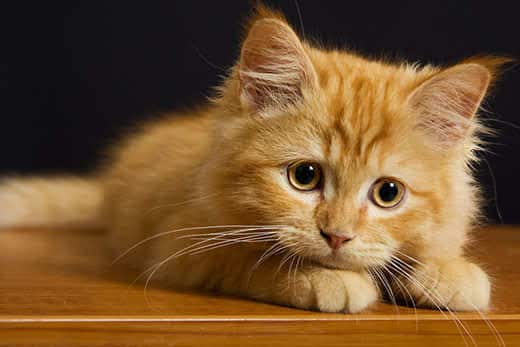
#> input picture image.jpg, 520 x 347 px, found by its file name
$ jupyter execute main_back.ipynb   (older library calls are emulated)
#> lines starting #> are read from the running program, lines starting #| are printed output that depends on the picture; after the words box and inside, x2 and y2 are one past the last pixel; in counts of white or black regions, pixels touching at a corner belong together
# Computer Vision - Maman 1
imports

[cell 1]
import numpy as np
import cv2
import matplotlib.pyplot as plt
import grp

Constants

[cell 2]
MEAN = 10
SD = 5
SIZE = (100, 100)

Helper Functions

[cell 3]
def ranged_gausian(matrix, mean, scale, size, min_value, max_value):
    return min_value + (max_value - min_value) * (matrix - matrix.min()) / (matrix.max() - matrix.min())

### Question 1

[cell 4]
matrix = np.array(np.random.normal(MEAN, SD, SIZE))

#### <ins>Q1 a </ins>

[cell 5]
output_matrix = ranged_gausian(matrix, MEAN, SD, SIZE, min_value=0, max_value=255)
# print(matrix)

[cell 6]
output = output_matrix.astype(np.uint8)
plt.imshow(output, cmap='gray')

#### <ins>Q1 b </ins>

[cell 7]
n, bins, ignored = plt.hist(matrix, bins=30, density=True)
# draw function
plt.plot(bins, np.exp(-pow(bins - MEAN, 2) / (2 * pow(SD, 2))) / (SD * np.sqrt(2 * np.pi)))
plt.show()
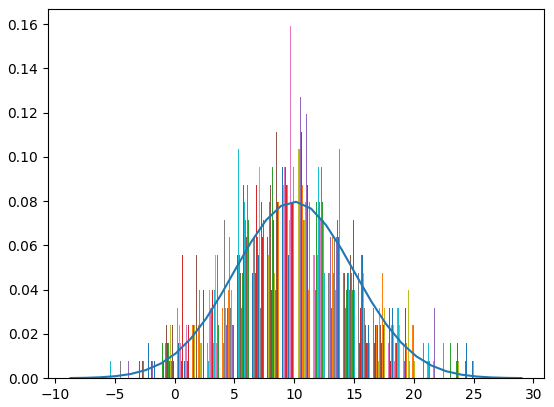
#> figure drawn by matplotlib, 1 panel; tallest bar 0.0955 high, from x = 9.02 to 9.03; tallest bar 0.119 high, from x = 9.03 to 9.04; tallest bar 0.143 high, from x = 9.04 to 9.05; curve peaks at x = 10.15, y = 0.0798

#### <ins>Q1 c </ins>

[cell 8]
# path to input image specified and
# image is loaded with imread command
file_name = 'image.JPG'
image = cv2.imread(file_name, cv2.IMREAD_UNCHANGED)
#> image is the input picture: shape (347, 520, 3); mean B, G, R 46.7, 82.6, 116.2
plt.imshow(cv2.cvtColor(image, cv2.COLOR_BGR2RGB))

[cell 9]
# convert the input image into
# grayscale color space
gray_image = cv2.cvtColor(image, cv2.COLOR_BGR2GRAY)
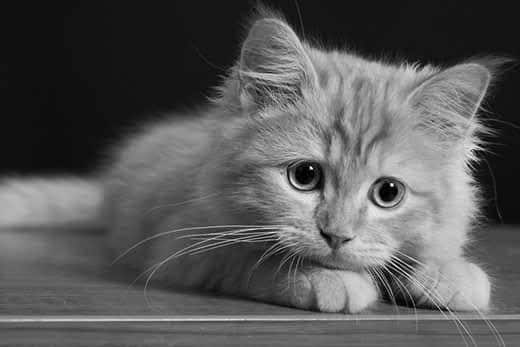
#> gray_image: shape (347, 520); min 0, max 254, mean 88.5
plt.imshow(gray_image, cmap="gray")

#### <ins>Q1 d </ins>

[cell 10]
plt.imshow(cv2.Canny(image, 100, 350), cmap="gray")

[cell 11]
plt.imshow(cv2.Canny(image, 50, 300), cmap="gray")
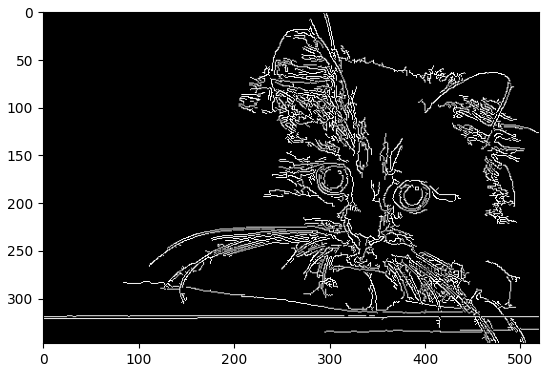
#> figure drawn by matplotlib, 1 panel

#### <ins>Q1 E </ins>

[cell 12]
def add_harris_points(image, harris_param):
    # modify the data type
    # setting to 32-bit floating point
#> called with harris_param = 0.08
    operatedImage = np.float32(gray_image)

    # apply the cv2.cornerHarris method
    # to detect the corners with appropriate
    # values as input parameters
    dest = cv2.cornerHarris(operatedImage, 2, 3, harris_param)

    # Results are marked through the dilated corners
    dest = cv2.dilate(dest, None)
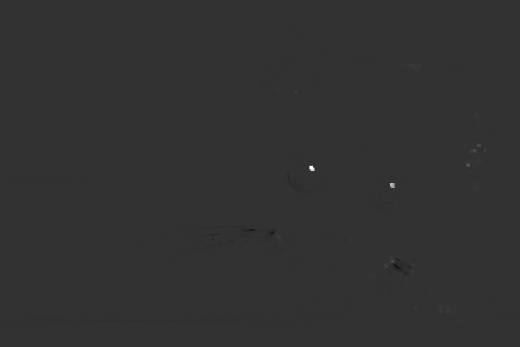
#> dest: shape (347, 520) float32; min -27937970, max 114466008, mean 23566.8; drawn with min black and max white
    # Reverting back to the original image,
    # with optimal threshold value
    image[dest > 0.01 * dest.max()]=[0, 0, 255]
#> image: shape (347, 520, 3); 0.4% of pixels changed, all inside (x1, y1, x2, y2) = (275, 40, 487, 322)

    # the window showing output image with corners
    plt.imshow(cv2.cvtColor(image, cv2.COLOR_BGR2RGB))

add_harris_points(image, 0.08)

[cell 13]
add_harris_points(image, 0.01)
#> call 2 of add_harris_points, with harris_param = 0.01
#> in add_harris_points (call 2), `dest = cv2.dilate(dest, None)`:
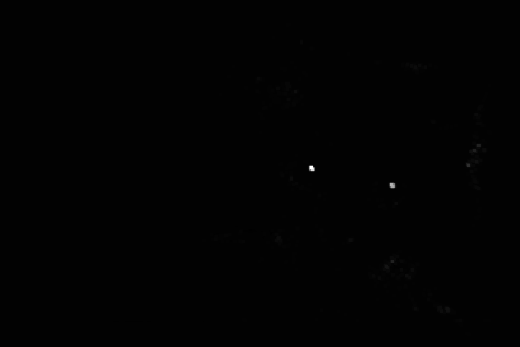
#> dest: shape (347, 520) float32; min -1651902.5, max 178449984, mean 108957.9; drawn with min black and max white
#> in add_harris_points (call 2), `image[dest > 0.01 * dest.max()]=[0, 0, 255]`:
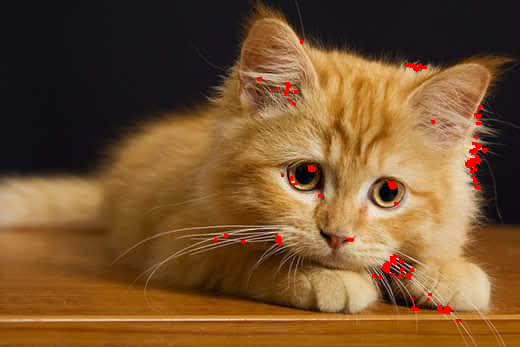
#> image: shape (347, 520, 3); mean B, G, R 46.2, 81.8, 117.2

### Question 2

The function we got as data:

[cell 14]
import cv2
from pylab import *
import numpy as np
import matplotlib.pyplot as plt
def log_filt(ksize, sig):
    std2 = float( sig**2 )
    x = np.arange( -(ksize-1)/2, (ksize-1)/2+1, 1)
    y = np.arange( -(ksize-1)/2, (ksize-1)/2+1, 1)
    X, Y = np.meshgrid(x, y)
    arg = -(X*X + Y*Y)/(2*std2);

    h = np.exp(arg);
    eps = sys.float_info.epsilon
    h[h < eps*np.max(h)] = 0;

    sumh = np.sum(h)
    if sumh != 0:
       h  = h/sumh

       # now calculate Laplacian
    h1 = h*(X*X + Y*Y - 2*std2)/(std2**2);
    h = h1 - np.sum(h1)/(ksize*ksize) # make the filter sum to zero

    return h

Implementation:

[cell 15]
k = 2 ** 0.25
sigma = 2
n = 15
file_name_butterfly = 'butterfly.jpg'
file_name_einstein = 'einstein.jpg'
file_name_fishes = 'fishes.jpg'
file_name_sunflowers = 'sunflowers.jpg'

[cell 16]
def load_image(file_name: str):
#> called with file_name = 'butterfly.jpg'
    image_color = cv2.imread(file_name, cv2.IMREAD_UNCHANGED)
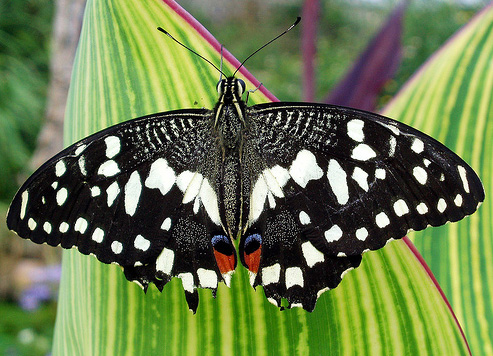
#> input picture butterfly.jpg, 493 x 356 px
#> image_color is the input picture: shape (356, 493, 3); mean B, G, R 76.9, 123.5, 106.9
    image_color = cv2.imread(file_name, cv2.IMREAD_UNCHANGED)
    image_gray = cv2.cvtColor(image, cv2.COLOR_BGR2GRAY)
    return image_color, image_gray

image_color, image_gray = load_image(file_name_butterfly)
image_gray = image_gray/255.0  #image normalization
plt.imshow(image_gray, cmap="gray")

[cell 17]
plt.imshow(cv2.cvtColor(image_color, cv2.COLOR_BGR2RGB))

[cell 18]
def LoG_pyramid(img, n, k, sigma):
#> called with n = 15, k = 1.19, sigma = 2
    log_images = [] #to store responses
    curr_sigam = sigma
    for i in range(0, n):
        curr_sigam *= k #sigma
        filter_size = 2 * np.ceil(3 * curr_sigam) + 1
        filter_log = log_filt(filter_size, curr_sigam) * (curr_sigam ** 2) #filter generation
        image = cv2.filter2D(img,cv2.CV_64F,filter_log)  # convolving image
        log_images.append(image)
#> this loop made 15 passes
#> pass 3, in LoG_pyramid, `image = cv2.filter2D(img,cv2.CV_64F,filter_log)`:
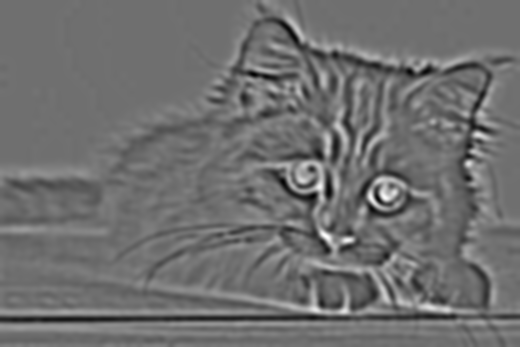
#> image: shape (347, 520) float64; min -0.174, max 0.223, mean 1.91e-05; drawn with min black and max white
#> after the loop, curr_sigam = 26.91; log_images = 15 items
    log_image_np = np.array([i for i in log_images]) # storing the #in numpy array
    return log_image_np

fig = plt.figure(figsize=(15, 6))
log_image_np = LoG_pyramid(image_gray, n, k, sigma)
for i in range(1, n+1):
    log_image_np[i-1] = np.square(log_image_np[i-1])
    #print(log_image_np[i-1].shape)
    fig.add_subplot(3, 5, i)
    plt.imshow(log_image_np[i-1], cmap="gray")
plt.show(block=True)
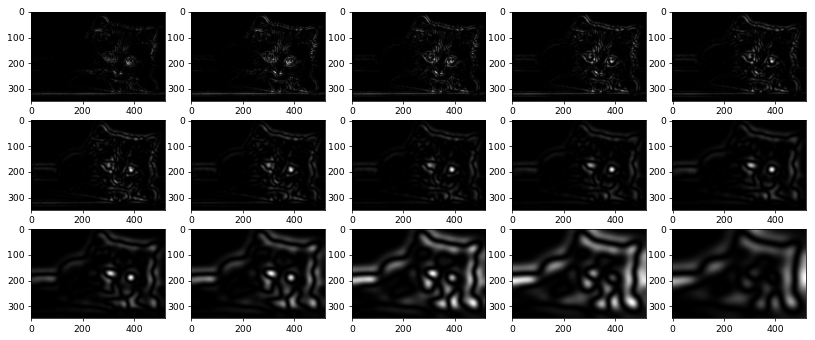
#> figure drawn by matplotlib, 15 panels

[cell 19]
def maximaDetection(img, log_pyramid, window, depth, sigma, k, threshold=0.03):
#> called with log_pyramid = array of shape (15, 347, 520), window = 3, depth = 3, sigma = 2, k = 1.19, threshold = 0.03
    half_window = window // 2
    half_depth = depth // 2
    row, col = img.shape
#> row = 347; col = 520
    scales = log_pyramid.shape[0]
#> scales = 15
    blobs = []
    log_pyramid = np.pad(log_pyramid, [(half_depth,half_depth),(half_window,half_window),(half_window,half_window)], mode='constant',constant_values=0)
    #for s in range(half_depth, scales+half_depth):
    for i in range(half_window, row+half_window):
        for j in range(half_window, col+half_window):
            slice_pyramid = log_pyramid[:, i-half_window:i+half_window+1,j-half_window:j+half_window+1]
            center = slice_pyramid[:, half_window, half_window]
            result = np.amax(slice_pyramid)
            if result in center:
                if result>=threshold:
                    z, x, y = np.unravel_index(slice_pyramid.argmax(), slice_pyramid.shape)
                    blob_x = x+i-half_window-1

                    blobs.append((blob_x, y+j-half_window-1, sigma*k**(z)))
#> after the loop, blobs = 46 items, first 6: (0, 322, 26.91), (35, 289, 6.73), (69, 374, 8), (73, 406, 6.73), (74, 254, 2.83), (76, 265, 2.38)
    return blobs
blobs = maximaDetection(image_gray,log_image_np, 3, 3,sigma, k)

[cell 20]
def draw_blobs(image, blobs):
    out_image = image.copy()
    for blob in blobs:
        #print(blob)
        radius = np.round(blob[2]).astype("int")
        cv2.circle(out_image, (blob[1],blob[0]), abs(radius), (0,0,255), 1)
#> this loop made 46 passes
#> (blob, radius) on passes 1 to 12: ((0, 322, 26.91), 27), ((35, 289, 6.73), 7), ((69, 374, 8), 8), ((73, 406, 6.73), 7), ((74, 254, 2.83), 3), ((76, 265, 2.38), 2), ((78, 470, 16), 16), ((146, 471, 2.38), 2), ((151, 315, 6.73), 7), ((151, 471, 2.38), 2), ((156, 470, 2.38), 2), ((163, 468, 2.83), 3)
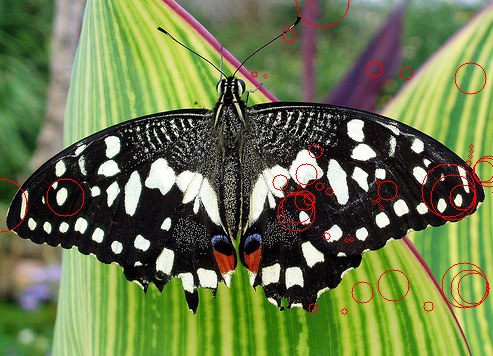
#> out_image: shape (356, 493, 3); 1.19% of pixels changed, all inside (x1, y1, x2, y2) = (0, 0, 493, 315)
    return out_image
out_image = draw_blobs(image_color, blobs)
plt.imshow(cv2.cvtColor(out_image, cv2.COLOR_BGR2RGB))
